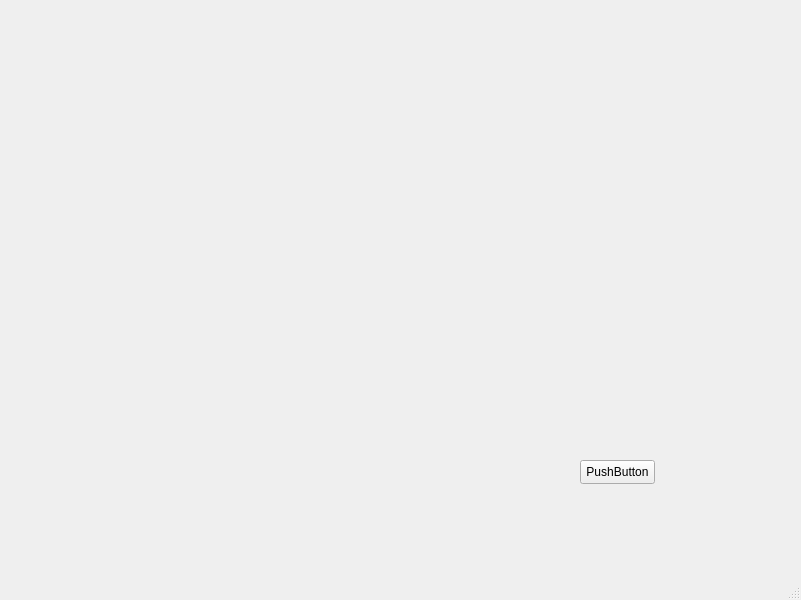
<?xml version="1.0" encoding="UTF-8"?>
<ui version="4.0">
 <class>MainWindow</class>
 <widget class="QMainWindow" name="MainWindow">
  <property name="geometry">
   <rect>
    <x>0</x>
    <y>0</y>
    <width>801</width>
    <height>600</height>
   </rect>
  </property>
  <property name="windowTitle">
   <string>MainWindow</string>
  </property>
  <widget class="QWidget" name="centralwidget">
   <widget class="QPushButton" name="pushButton">
    <property name="geometry">
     <rect>
      <x>580</x>
      <y>460</y>
      <width>75</width>
      <height>24</height>
     </rect>
    </property>
    <property name="text">
     <string>PushButton</string>
    </property>
   </widget>
  </widget>
  <widget class="QMenuBar" name="menubar">
   <property name="geometry">
    <rect>
     <x>0</x>
     <y>0</y>
     <width>801</width>
     <height>22</height>
    </rect>
   </property>
  </widget>
  <widget class="QStatusBar" name="statusbar"/>
 </widget>
 <resources/>
 <connections/>
</ui>
